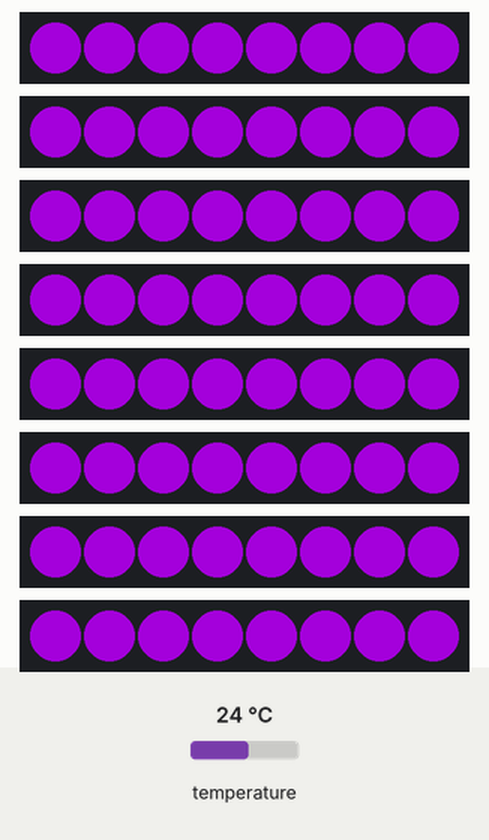
Simulated run of this sketch. Board: Arduino Uno, built with avr-gcc and run on an emulated ATmega328P. Parts: 8 × 8 RGB LEDs in strip order, left to right. Inputs (shaded band) come from the test bench; at power-on: temperature 24 °C. Dim RGB values are drawn brighter than linear.

Above: at 1.2 s.
1.3 s: temperature set to 12 °C
At 2.3 s:
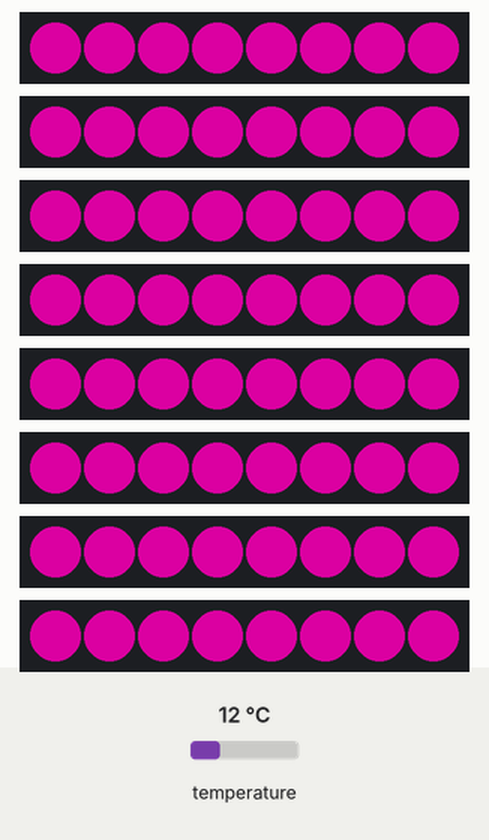
2.8 s: temperature set to 19 °C
At 3.7 s:
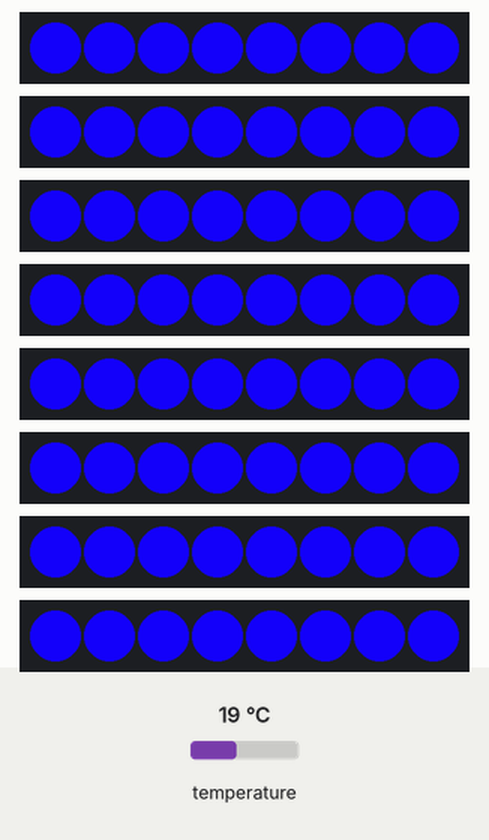
4.3 s: temperature set to 28 °C
At 4.6 s:
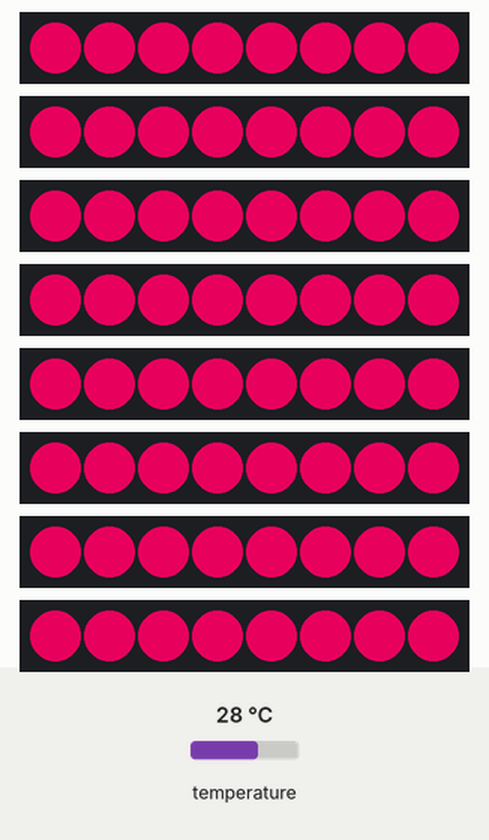
Timing chart, 0 to 7.3 s (numbered marks = the images above; inputs shaded):
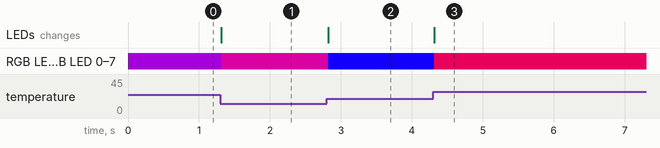

The sketch:

basic_example.ino
```cpp
#include <FastLED.h>
#include <Wire.h>
#include <Adafruit_AMG88xx.h>

Adafruit_AMG88xx amg;

float pixels[AMG88xx_PIXEL_ARRAY_SIZE];

#define NUM_LEDS 8

#define DATA_PIN_1 3
#define DATA_PIN_2 4
#define DATA_PIN_3 5
#define DATA_PIN_4 6
#define DATA_PIN_5 7
#define DATA_PIN_6 8
#define DATA_PIN_7 9
#define DATA_PIN_8 10

#define MINTEMP 18
#define MAXTEMP 32

// Define the array of leds
CRGB leds[8][NUM_LEDS];

void setup() {
  FastLED.addLeds<WS2812B, DATA_PIN_1, GRB>(leds[0], NUM_LEDS);
  FastLED.addLeds<WS2812B, DATA_PIN_2, GRB>(leds[1], NUM_LEDS);
  FastLED.addLeds<WS2812B, DATA_PIN_3, GRB>(leds[2], NUM_LEDS);
  FastLED.addLeds<WS2812B, DATA_PIN_4, GRB>(leds[3], NUM_LEDS);
  FastLED.addLeds<WS2812B, DATA_PIN_5, GRB>(leds[4], NUM_LEDS);
  FastLED.addLeds<WS2812B, DATA_PIN_6, GRB>(leds[5], NUM_LEDS);
  FastLED.addLeds<WS2812B, DATA_PIN_7, GRB>(leds[6], NUM_LEDS);
  FastLED.addLeds<WS2812B, DATA_PIN_8, GRB>(leds[7], NUM_LEDS);

  bool status;

  // default settings
  status = amg.begin();
  if (!status) {
    //Serial.println("Could not find a valid AMG88xx sensor, check wiring!");
    while (1);
  }
}

void loop() {
  amg.readPixels(pixels);

  //more blue for cold, more red for hot
  //no green

  for (int i = 0; i < 8; i++)
  {
    for (int j = 0; j < 8; j++)
    {
      uint8_t scaled = map((pixels[i * 8 + j]), MINTEMP, MAXTEMP, 0, 255);
      scaled = constrain(scaled, 0, 255);

      leds[j][i].red = scaled;
      //leds[j][i].blue = 1;
      leds[j][i].blue = 255 - scaled;
    }
  }
  FastLED.show();

}
```

Measured:
- after the input at 1.3 s, RGB LED 0–7, RGB LED 0–7, RGB LED 0–7, RGB LED 0–7, RGB LED 0–7, RGB LED 0–7, RGB LED 0–7, RGB LED 0–7: RGB(109, 0, 146) → RGB(147, 0, 108) at once; the LEDs: change at once (image 1)
- after the input at 2.8 s, RGB LED 0–7, RGB LED 0–7, RGB LED 0–7, RGB LED 0–7, RGB LED 0–7, RGB LED 0–7, RGB LED 0–7, RGB LED 0–7: RGB(147, 0, 108) → RGB(18, 0, 237) at once; the LEDs: change at once (image 2)
- after the input at 4.3 s, RGB LED 0–7, RGB LED 0–7, RGB LED 0–7, RGB LED 0–7, RGB LED 0–7, RGB LED 0–7, RGB LED 0–7, RGB LED 0–7: RGB(18, 0, 237) → RGB(182, 0, 73) at once; the LEDs: change at once (image 3)
